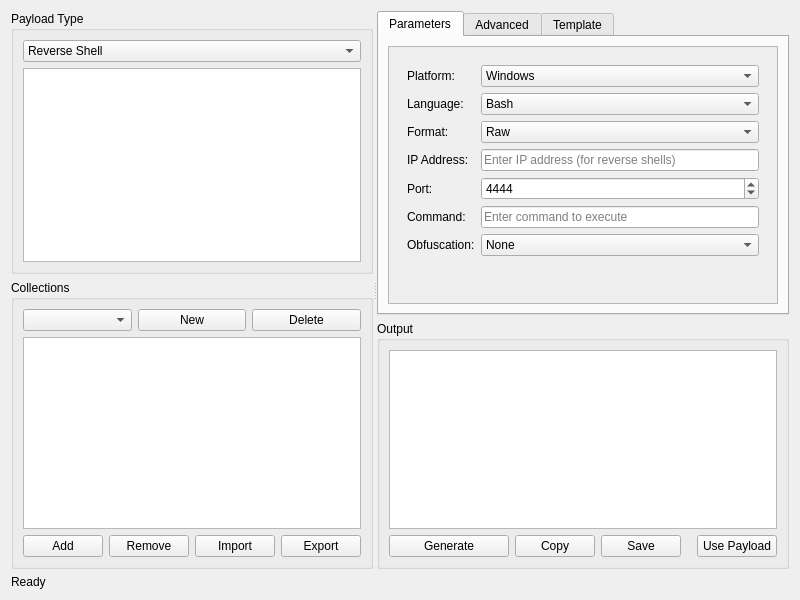
<?xml version="1.0" encoding="UTF-8"?>
<ui version="4.0">
 <class>PayloadGenWindow</class>
 <widget class="QWidget" name="PayloadGenWindow">
  <property name="geometry">
   <rect>
    <x>0</x>
    <y>0</y>
    <width>800</width>
    <height>600</height>
   </rect>
  </property>
  <property name="windowTitle">
   <string>Payload Generator</string>
  </property>
  <property name="windowIcon">
   <iconset>
    <normaloff>../assets/icons/payload_gen.png</normaloff>../assets/icons/payload_gen.png</iconset>
  </property>
  <layout class="QVBoxLayout" name="verticalLayout">
   <item>
    <widget class="QSplitter" name="splitter">
     <property name="orientation">
      <enum>Qt::Horizontal</enum>
     </property>
     <widget class="QWidget" name="leftWidget" native="true">
      <layout class="QVBoxLayout" name="verticalLayout_2">
       <item>
        <widget class="QGroupBox" name="payloadTypeGroupBox">
         <property name="title">
          <string>Payload Type</string>
         </property>
         <layout class="QVBoxLayout" name="verticalLayout_3">
          <item>
           <widget class="QComboBox" name="payloadTypeComboBox">
            <item>
             <property name="text">
              <string>Reverse Shell</string>
             </property>
            </item>
            <item>
             <property name="text">
              <string>Bind Shell</string>
             </property>
            </item>
            <item>
             <property name="text">
              <string>Web Shell</string>
             </property>
            </item>
            <item>
             <property name="text">
              <string>Command Execution</string>
             </property>
            </item>
            <item>
             <property name="text">
              <string>SQL Injection</string>
             </property>
            </item>
            <item>
             <property name="text">
              <string>Cross-Site Scripting (XSS)</string>
             </property>
            </item>
            <item>
             <property name="text">
              <string>File Inclusion</string>
             </property>
            </item>
            <item>
             <property name="text">
              <string>Command Injection</string>
             </property>
            </item>
            <item>
             <property name="text">
              <string>Format String</string>
             </property>
            </item>
            <item>
             <property name="text">
              <string>Buffer Overflow</string>
             </property>
            </item>
            <item>
             <property name="text">
              <string>CSRF Token</string>
             </property>
            </item>
            <item>
             <property name="text">
              <string>SSRF</string>
             </property>
            </item>
            <item>
             <property name="text">
              <string>XXE</string>
             </property>
            </item>
            <item>
             <property name="text">
              <string>Custom</string>
             </property>
            </item>
           </widget>
          </item>
          <item>
           <widget class="QTreeView" name="payloadTreeView">
            <property name="alternatingRowColors">
             <bool>true</bool>
            </property>
           </widget>
          </item>
         </layout>
        </widget>
       </item>
       <item>
        <widget class="QGroupBox" name="collectionsGroupBox">
         <property name="title">
          <string>Collections</string>
         </property>
         <layout class="QVBoxLayout" name="verticalLayout_4">
          <item>
           <layout class="QHBoxLayout" name="horizontalLayout">
            <item>
             <widget class="QComboBox" name="collectionComboBox"/>
            </item>
            <item>
             <widget class="QPushButton" name="newCollectionButton">
              <property name="text">
               <string>New</string>
              </property>
              <property name="icon">
               <iconset>
                <normaloff>../assets/icons/new.png</normaloff>../assets/icons/new.png</iconset>
              </property>
             </widget>
            </item>
            <item>
             <widget class="QPushButton" name="deleteCollectionButton">
              <property name="text">
               <string>Delete</string>
              </property>
              <property name="icon">
               <iconset>
                <normaloff>../assets/icons/delete.png</normaloff>../assets/icons/delete.png</iconset>
              </property>
             </widget>
            </item>
           </layout>
          </item>
          <item>
           <widget class="QListView" name="payloadListView">
            <property name="alternatingRowColors">
             <bool>true</bool>
            </property>
           </widget>
          </item>
          <item>
           <layout class="QHBoxLayout" name="horizontalLayout_2">
            <item>
             <widget class="QPushButton" name="addPayloadButton">
              <property name="text">
               <string>Add</string>
              </property>
              <property name="icon">
               <iconset>
                <normaloff>../assets/icons/add.png</normaloff>../assets/icons/add.png</iconset>
              </property>
             </widget>
            </item>
            <item>
             <widget class="QPushButton" name="removePayloadButton">
              <property name="text">
               <string>Remove</string>
              </property>
              <property name="icon">
               <iconset>
                <normaloff>../assets/icons/remove.png</normaloff>../assets/icons/remove.png</iconset>
              </property>
             </widget>
            </item>
            <item>
             <widget class="QPushButton" name="importButton">
              <property name="text">
               <string>Import</string>
              </property>
              <property name="icon">
               <iconset>
                <normaloff>../assets/icons/import.png</normaloff>../assets/icons/import.png</iconset>
              </property>
             </widget>
            </item>
            <item>
             <widget class="QPushButton" name="exportButton">
              <property name="text">
               <string>Export</string>
              </property>
              <property name="icon">
               <iconset>
                <normaloff>../assets/icons/export.png</normaloff>../assets/icons/export.png</iconset>
              </property>
             </widget>
            </item>
           </layout>
          </item>
         </layout>
        </widget>
       </item>
      </layout>
     </widget>
     <widget class="QWidget" name="rightWidget" native="true">
      <layout class="QVBoxLayout" name="verticalLayout_5">
       <item>
        <widget class="QTabWidget" name="configTabWidget">
         <property name="currentIndex">
          <number>0</number>
         </property>
         <widget class="QWidget" name="parametersTab">
          <attribute name="title">
           <string>Parameters</string>
          </attribute>
          <layout class="QVBoxLayout" name="verticalLayout_6">
           <item>
            <widget class="QScrollArea" name="parametersScrollArea">
             <property name="widgetResizable">
              <bool>true</bool>
             </property>
             <widget class="QWidget" name="scrollAreaWidgetContents">
              <property name="geometry">
               <rect>
                <x>0</x>
                <y>0</y>
                <width>359</width>
                <height>196</height>
               </rect>
              </property>
              <layout class="QVBoxLayout" name="verticalLayout_7">
               <item>
                <widget class="QWidget" name="parametersWidget" native="true">
                 <layout class="QFormLayout" name="formLayout">
                  <item row="0" column="0">
                   <widget class="QLabel" name="platformLabel">
                    <property name="text">
                     <string>Platform:</string>
                    </property>
                   </widget>
                  </item>
                  <item row="0" column="1">
                   <widget class="QComboBox" name="platformComboBox">
                    <item>
                     <property name="text">
                      <string>Windows</string>
                     </property>
                    </item>
                    <item>
                     <property name="text">
                      <string>Linux</string>
                     </property>
                    </item>
                    <item>
                     <property name="text">
                      <string>macOS</string>
                     </property>
                    </item>
                    <item>
                     <property name="text">
                      <string>Android</string>
                     </property>
                    </item>
                    <item>
                     <property name="text">
                      <string>iOS</string>
                     </property>
                    </item>
                    <item>
                     <property name="text">
                      <string>Web</string>
                     </property>
                    </item>
                    <item>
                     <property name="text">
                      <string>Multi-platform</string>
                     </property>
                    </item>
                   </widget>
                  </item>
                  <item row="1" column="0">
                   <widget class="QLabel" name="languageLabel">
                    <property name="text">
                     <string>Language:</string>
                    </property>
                   </widget>
                  </item>
                  <item row="1" column="1">
                   <widget class="QComboBox" name="languageComboBox">
                    <item>
                     <property name="text">
                      <string>Bash</string>
                     </property>
                    </item>
                    <item>
                     <property name="text">
                      <string>PowerShell</string>
                     </property>
                    </item>
                    <item>
                     <property name="text">
                      <string>Python</string>
                     </property>
                    </item>
                    <item>
                     <property name="text">
                      <string>PHP</string>
                     </property>
                    </item>
                    <item>
                     <property name="text">
                      <string>JavaScript</string>
                     </property>
                    </item>
                    <item>
                     <property name="text">
                      <string>Ruby</string>
                     </property>
                    </item>
                    <item>
                     <property name="text">
                      <string>Perl</string>
                     </property>
                    </item>
                    <item>
                     <property name="text">
                      <string>C</string>
                     </property>
                    </item>
                    <item>
                     <property name="text">
                      <string>C++</string>
                     </property>
                    </item>
                    <item>
                     <property name="text">
                      <string>C#</string>
                     </property>
                    </item>
                    <item>
                     <property name="text">
                      <string>Java</string>
                     </property>
                    </item>
                    <item>
                     <property name="text">
                      <string>Go</string>
                     </property>
                    </item>
                    <item>
                     <property name="text">
                      <string>Rust</string>
                     </property>
                    </item>
                    <item>
                     <property name="text">
                      <string>ASP</string>
                     </property>
                    </item>
                    <item>
                     <property name="text">
                      <string>JSP</string>
                     </property>
                    </item>
                   </widget>
                  </item>
                  <item row="2" column="0">
                   <widget class="QLabel" name="formatLabel">
                    <property name="text">
                     <string>Format:</string>
                    </property>
                   </widget>
                  </item>
                  <item row="2" column="1">
                   <widget class="QComboBox" name="formatComboBox">
                    <item>
                     <property name="text">
                      <string>Raw</string>
                     </property>
                    </item>
                    <item>
                     <property name="text">
                      <string>Base64</string>
                     </property>
                    </item>
                    <item>
                     <property name="text">
                      <string>Hex</string>
                     </property>
                    </item>
                    <item>
                     <property name="text">
                      <string>URL Encoded</string>
                     </property>
                    </item>
                    <item>
                     <property name="text">
                      <string>HTML Entities</string>
                     </property>
                    </item>
                    <item>
                     <property name="text">
                      <string>Unicode Escape</string>
                     </property>
                    </item>
                    <item>
                     <property name="text">
                      <string>Octal</string>
                     </property>
                    </item>
                    <item>
                     <property name="text">
                      <string>Binary</string>
                     </property>
                    </item>
                   </widget>
                  </item>
                  <item row="3" column="0">
                   <widget class="QLabel" name="ipAddressLabel">
                    <property name="text">
                     <string>IP Address:</string>
                    </property>
                   </widget>
                  </item>
                  <item row="3" column="1">
                   <widget class="QLineEdit" name="ipAddressLineEdit">
                    <property name="placeholderText">
                     <string>Enter IP address (for reverse shells)</string>
                    </property>
                   </widget>
                  </item>
                  <item row="4" column="0">
                   <widget class="QLabel" name="portLabel">
                    <property name="text">
                     <string>Port:</string>
                    </property>
                   </widget>
                  </item>
                  <item row="4" column="1">
                   <widget class="QSpinBox" name="portSpinBox">
                    <property name="minimum">
                     <number>1</number>
                    </property>
                    <property name="maximum">
                     <number>65535</number>
                    </property>
                    <property name="value">
                     <number>4444</number>
                    </property>
                   </widget>
                  </item>
                  <item row="5" column="0">
                   <widget class="QLabel" name="commandLabel">
                    <property name="text">
                     <string>Command:</string>
                    </property>
                   </widget>
                  </item>
                  <item row="5" column="1">
                   <widget class="QLineEdit" name="commandLineEdit">
                    <property name="placeholderText">
                     <string>Enter command to execute</string>
                    </property>
                   </widget>
                  </item>
                  <item row="6" column="0">
                   <widget class="QLabel" name="obfuscationLabel">
                    <property name="text">
                     <string>Obfuscation:</string>
                    </property>
                   </widget>
                  </item>
                  <item row="6" column="1">
                   <widget class="QComboBox" name="obfuscationComboBox">
                    <item>
                     <property name="text">
                      <string>None</string>
                     </property>
                    </item>
                    <item>
                     <property name="text">
                      <string>Basic</string>
                     </property>
                    </item>
                    <item>
                     <property name="text">
                      <string>Medium</string>
                     </property>
                    </item>
                    <item>
                     <property name="text">
                      <string>Advanced</string>
                     </property>
                    </item>
                   </widget>
                  </item>
                 </layout>
                </widget>
               </item>
               <item>
                <spacer name="verticalSpacer">
                 <property name="orientation">
                  <enum>Qt::Vertical</enum>
                 </property>
                 <property name="sizeHint" stdset="0">
                  <size>
                   <width>20</width>
                   <height>40</height>
                  </size>
                 </property>
                </spacer>
               </item>
              </layout>
             </widget>
            </widget>
           </item>
          </layout>
         </widget>
         <widget class="QWidget" name="advancedTab">
          <attribute name="title">
           <string>Advanced</string>
          </attribute>
          <layout class="QVBoxLayout" name="verticalLayout_8">
           <item>
            <widget class="QTableWidget" name="advancedTableWidget">
             <property name="alternatingRowColors">
              <bool>true</bool>
             </property>
             <column>
              <property name="text">
               <string>Parameter</string>
              </property>
             </column>
             <column>
              <property name="text">
               <string>Value</string>
              </property>
             </column>
            </widget>
           </item>
           <item>
            <layout class="QHBoxLayout" name="horizontalLayout_3">
             <item>
              <widget class="QPushButton" name="addParameterButton">
               <property name="text">
                <string>Add Parameter</string>
               </property>
               <property name="icon">
                <iconset>
                 <normaloff>../assets/icons/add.png</normaloff>../assets/icons/add.png</iconset>
               </property>
              </widget>
             </item>
             <item>
              <widget class="QPushButton" name="removeParameterButton">
               <property name="text">
                <string>Remove Parameter</string>
               </property>
               <property name="icon">
                <iconset>
                 <normaloff>../assets/icons/remove.png</normaloff>../assets/icons/remove.png</iconset>
               </property>
              </widget>
             </item>
            </layout>
           </item>
          </layout>
         </widget>
         <widget class="QWidget" name="templateTab">
          <attribute name="title">
           <string>Template</string>
          </attribute>
          <layout class="QVBoxLayout" name="verticalLayout_9">
           <item>
            <widget class="QPlainTextEdit" name="templateTextEdit">
             <property name="font">
              <font>
               <family>Consolas</family>
              </font>
             </property>
             <property name="lineWrapMode">
              <enum>QPlainTextEdit::NoWrap</enum>
             </property>
            </widget>
           </item>
           <item>
            <layout class="QHBoxLayout" name="horizontalLayout_4">
             <item>
              <widget class="QPushButton" name="saveTemplateButton">
               <property name="text">
                <string>Save Template</string>
               </property>
               <property name="icon">
                <iconset>
                 <normaloff>../assets/icons/save.png</normaloff>../assets/icons/save.png</iconset>
               </property>
              </widget>
             </item>
             <item>
              <widget class="QPushButton" name="loadTemplateButton">
               <property name="text">
                <string>Load Template</string>
               </property>
               <property name="icon">
                <iconset>
                 <normaloff>../assets/icons/load.png</normaloff>../assets/icons/load.png</iconset>
               </property>
              </widget>
             </item>
             <item>
              <widget class="QPushButton" name="resetTemplateButton">
               <property name="text">
                <string>Reset Template</string>
               </property>
               <property name="icon">
                <iconset>
                 <normaloff>../assets/icons/reset.png</normaloff>../assets/icons/reset.png</iconset>
               </property>
              </widget>
             </item>
            </layout>
           </item>
          </layout>
         </widget>
        </widget>
       </item>
       <item>
        <widget class="QGroupBox" name="outputGroupBox">
         <property name="title">
          <string>Output</string>
         </property>
         <layout class="QVBoxLayout" name="verticalLayout_10">
          <item>
           <widget class="QPlainTextEdit" name="outputTextEdit">
            <property name="readOnly">
             <bool>true</bool>
            </property>
            <property name="font">
             <font>
              <family>Consolas</family>
             </font>
            </property>
           </widget>
          </item>
          <item>
           <layout class="QHBoxLayout" name="horizontalLayout_5">
            <item>
             <widget class="QPushButton" name="generateButton">
              <property name="minimumSize">
               <size>
                <width>120</width>
                <height>0</height>
               </size>
              </property>
              <property name="text">
               <string>Generate</string>
              </property>
              <property name="icon">
               <iconset>
                <normaloff>../assets/icons/generate.png</normaloff>../assets/icons/generate.png</iconset>
              </property>
             </widget>
            </item>
            <item>
             <widget class="QPushButton" name="copyButton">
              <property name="text">
               <string>Copy</string>
              </property>
              <property name="icon">
               <iconset>
                <normaloff>../assets/icons/copy.png</normaloff>../assets/icons/copy.png</iconset>
              </property>
             </widget>
            </item>
            <item>
             <widget class="QPushButton" name="saveButton">
              <property name="text">
               <string>Save</string>
              </property>
              <property name="icon">
               <iconset>
                <normaloff>../assets/icons/save.png</normaloff>../assets/icons/save.png</iconset>
              </property>
             </widget>
            </item>
            <item>
             <spacer name="horizontalSpacer">
              <property name="orientation">
               <enum>Qt::Horizontal</enum>
              </property>
              <property name="sizeHint" stdset="0">
               <size>
                <width>40</width>
                <height>20</height>
               </size>
              </property>
             </spacer>
            </item>
            <item>
             <widget class="QPushButton" name="usePayloadButton">
              <property name="text">
               <string>Use Payload</string>
              </property>
              <property name="icon">
               <iconset>
                <normaloff>../assets/icons/use.png</normaloff>../assets/icons/use.png</iconset>
              </property>
             </widget>
            </item>
           </layout>
          </item>
         </layout>
        </widget>
       </item>
      </layout>
     </widget>
    </widget>
   </item>
   <item>
    <widget class="QLabel" name="statusLabel">
     <property name="text">
      <string>Ready</string>
     </property>
    </widget>
   </item>
  </layout>
 </widget>
 <resources/>
 <connections/>
</ui>
